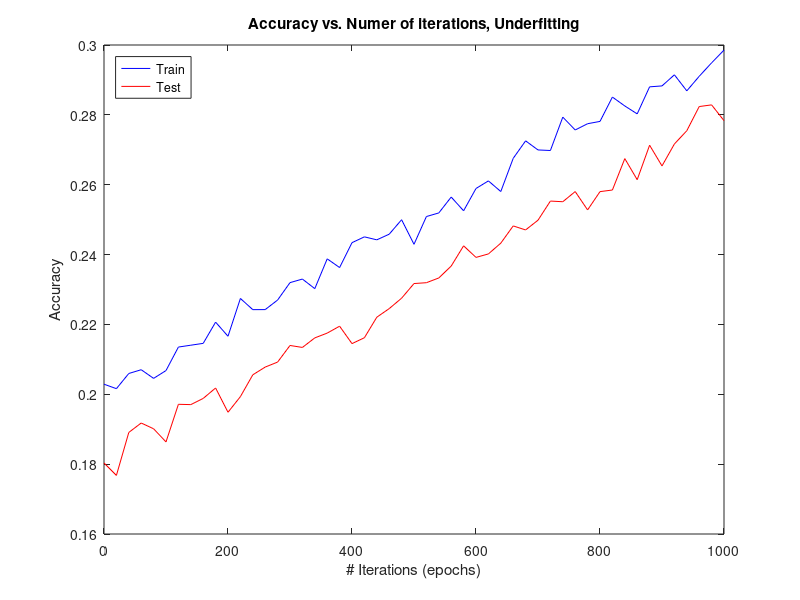
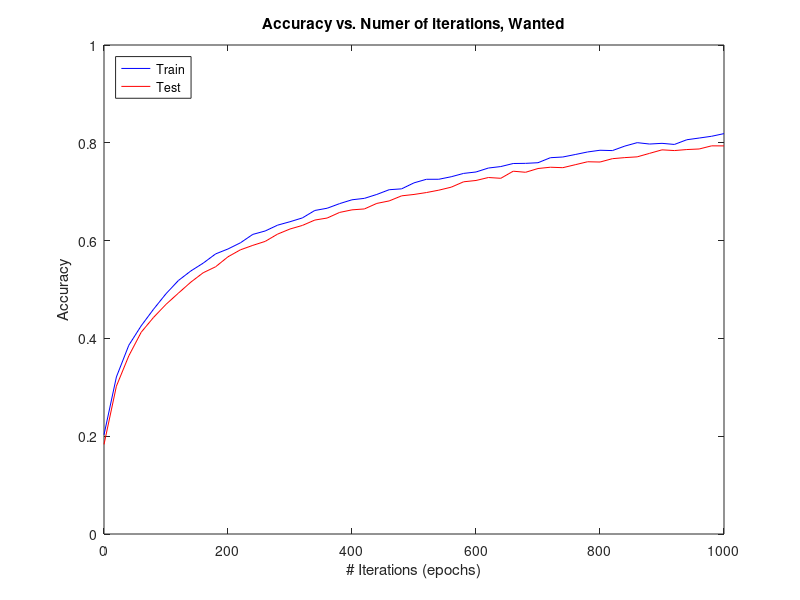
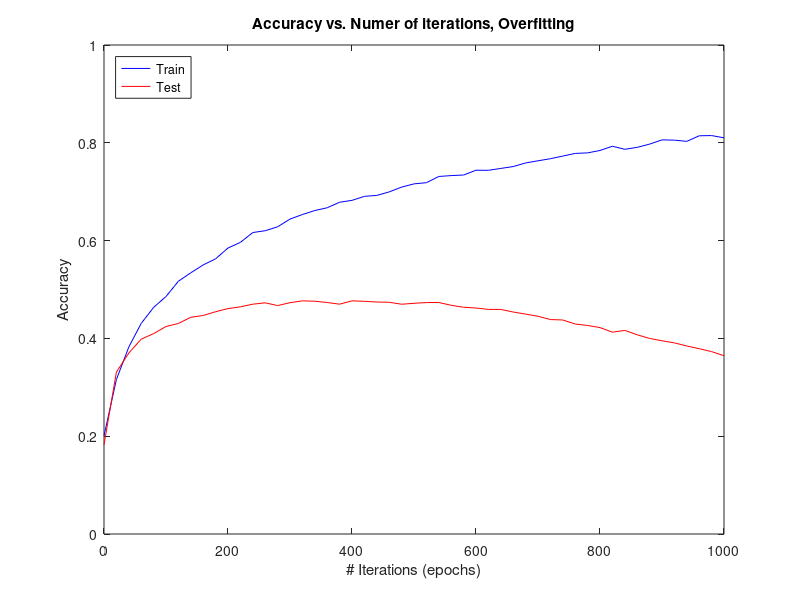

The MATLAB script that drew these images, in order:
% Question 1
 
% part 1c.
 
% Original image:
Image = [4 1 6 1 3;...
         3 2 7 7 2;...
         2 5 7 3 7;...
         1 4 7 1 3;
         0 1 6 4 4];

% Our chosen filter:     
Filter = [1 0 1;...
          0 1 0;...
          1 0 1];
      
% Normalize filter:
Filter = Filter./sum(abs(Filter(:)));
 
% Our choise of Stride and Zero-padding:
stride = 3;
NumZeroPadding = 3;
 
ImageSize = size(Image);
ImageForConv = zeros(ImageSize+[2*NumZeroPadding,2*NumZeroPadding]);

% Zero-pad the original image:
ImageForConv((NumZeroPadding+1):(ImageSize(1)+NumZeroPadding),(NumZeroPadding+1):(ImageSize(2)+NumZeroPadding)) = Image;

% Convolve the zero-padded image with the chosen filter
C = conv2(ImageForConv,Filter,'valid');

% Take only the relevant results according to the chosen stride:
Result = C(1:stride:end,1:stride:end);
      
 
% Question 3

% Simulate Accuracy vs. iteration graphs:

% Example of underfitting:
NumIter = 0:20:1000;
TrainAccur = 0.0001.*NumIter + 0.2 + 0.003*randn(size(NumIter));
TestAccur =  0.0001.*NumIter + 0.18 + 0.003*randn(size(NumIter));
figure;
plot(NumIter,TrainAccur,'b');
hold on;
plot(NumIter,TestAccur,'r');
xlabel('# Iterations (epochs)');
ylabel('Accuracy');
title('Accuracy vs. Numer of iterations, Underfitting')
legend('Train','Test','location','northwest');
 
% Example of wanted behavior:
NumIter = 0:20:1000;
TrainAccur = 0.2+0.15*log(1+0.06.*NumIter )+ 0.003*randn(size(NumIter));
TestAccur =  0.18+0.15*log(1+0.06.*NumIter )+ 0.003*randn(size(NumIter));
figure;
plot(NumIter,TrainAccur,'b');
hold on;
plot(NumIter,TestAccur,'r');
xlabel('# Iterations (epochs)');
ylabel('Accuracy');
title('Accuracy vs. Numer of iterations, Wanted')
legend('Train','Test','location','northwest');
 
% Example of overfitting:
NumIter = 0:20:1000;
TrainAccur = 0.2+0.15*log(1+0.06.*NumIter )+ 0.003*randn(size(NumIter));
TestAccur =  0.18+0.06*log(1+0.6.*NumIter )+ 0.003*randn(size(NumIter))-0.0000002*NumIter.^2;
figure;
plot(NumIter,TrainAccur,'b');
hold on;
plot(NumIter,TestAccur,'r');
xlabel('# Iterations (epochs)');
ylabel('Accuracy');
title('Accuracy vs. Numer of iterations, Overfitting')
legend('Train','Test','location','northwest');



